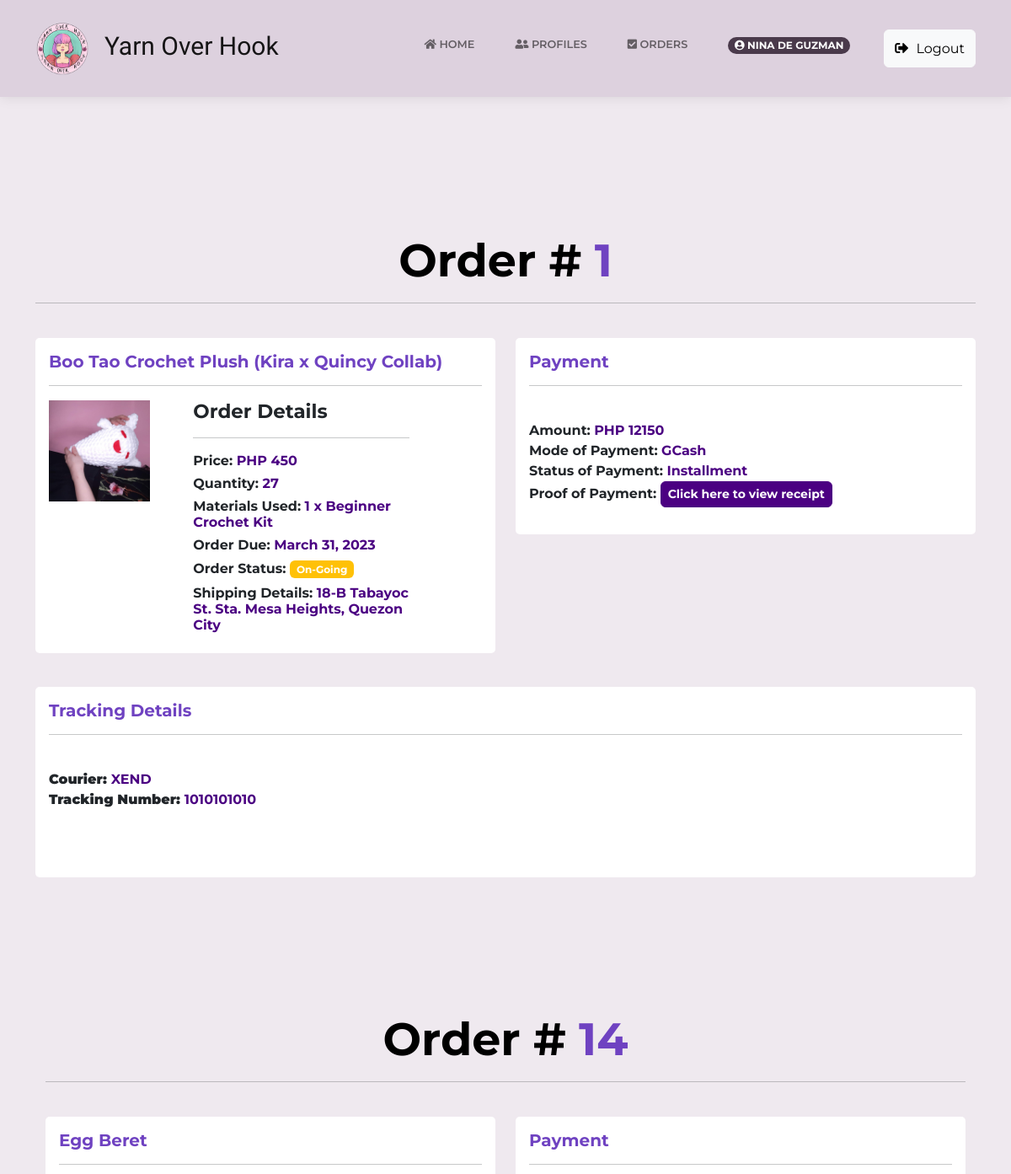
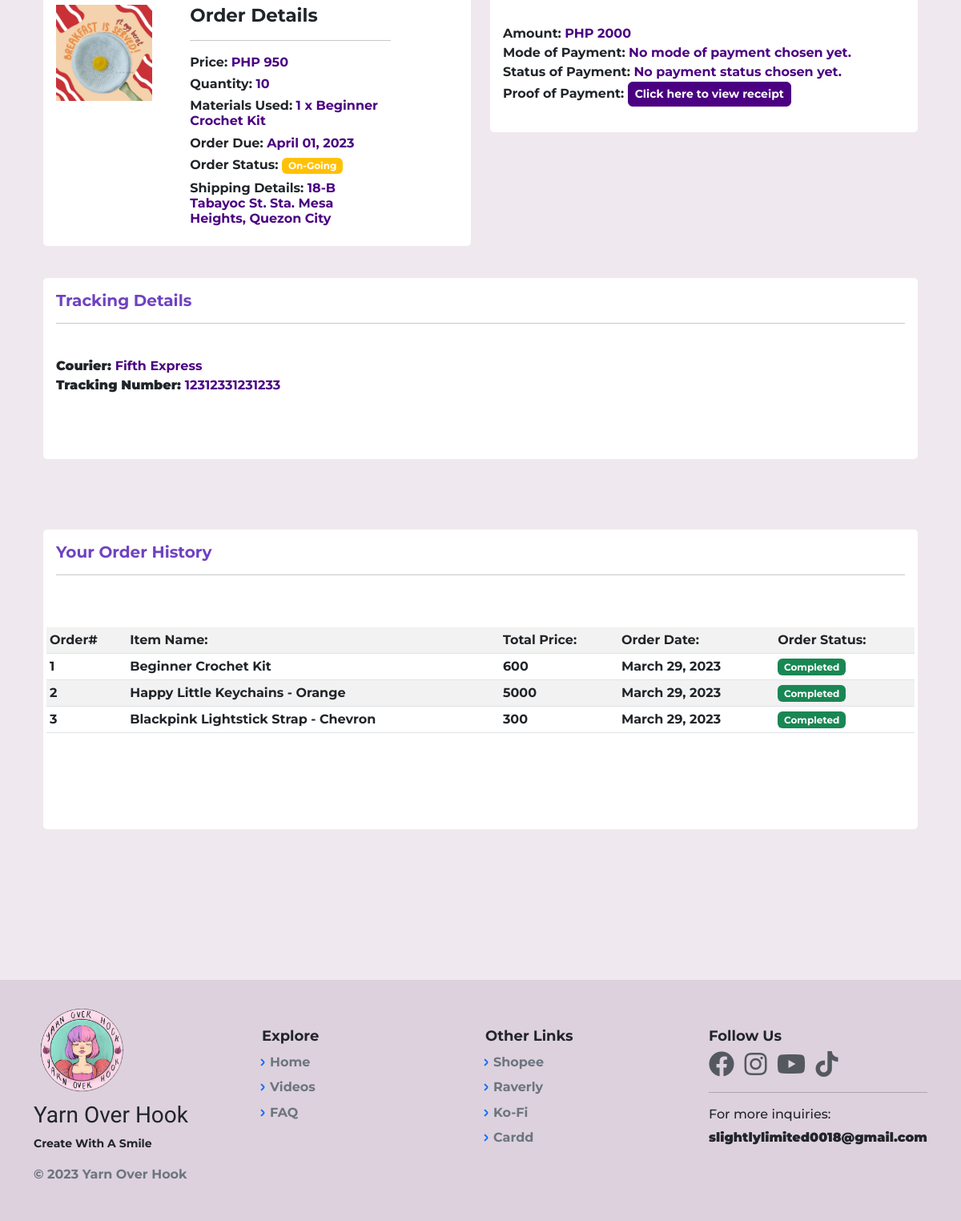
Page /OrderPageCust.php (signed in) on the earlier database version (2 pictures, top to bottom).
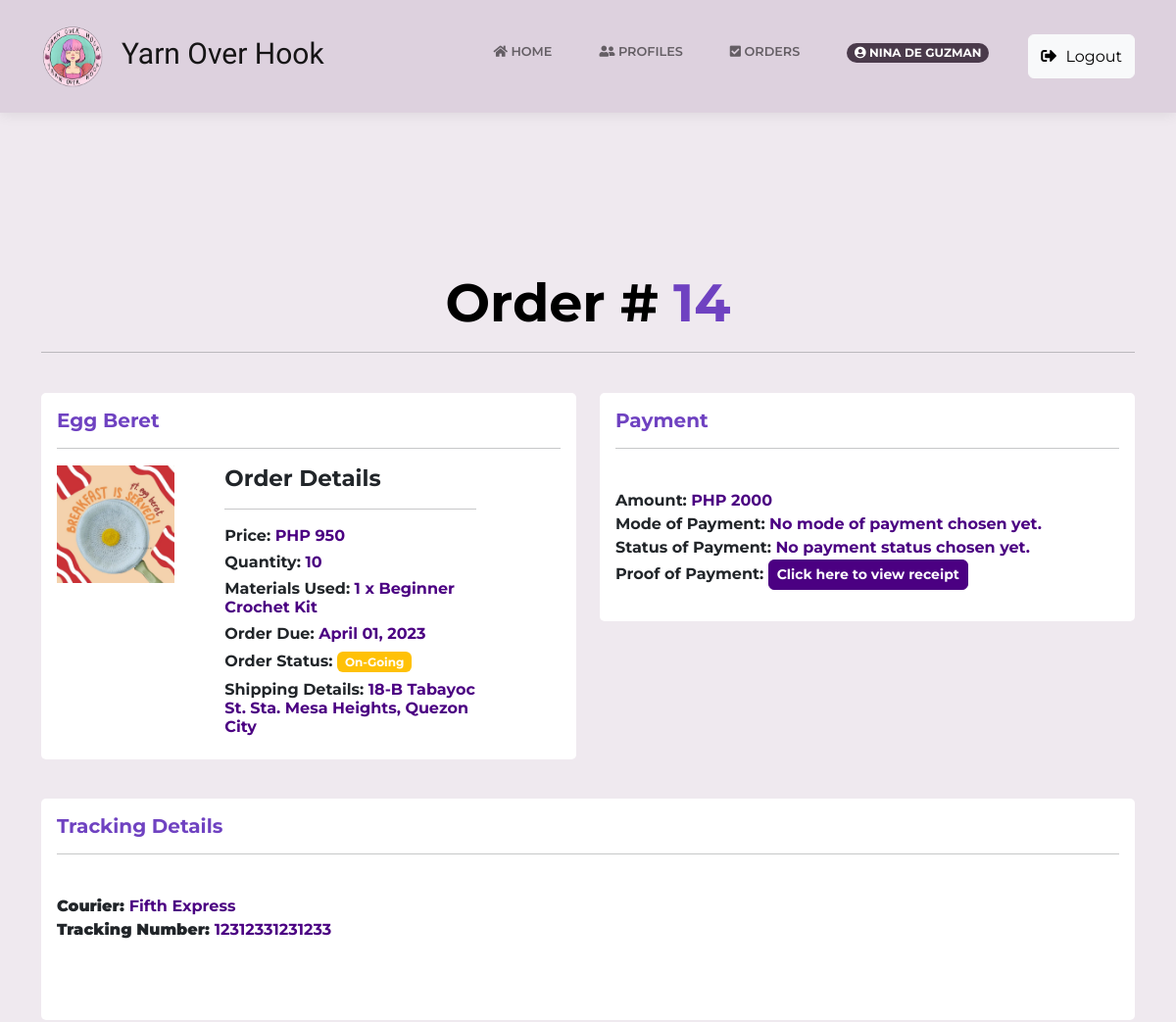
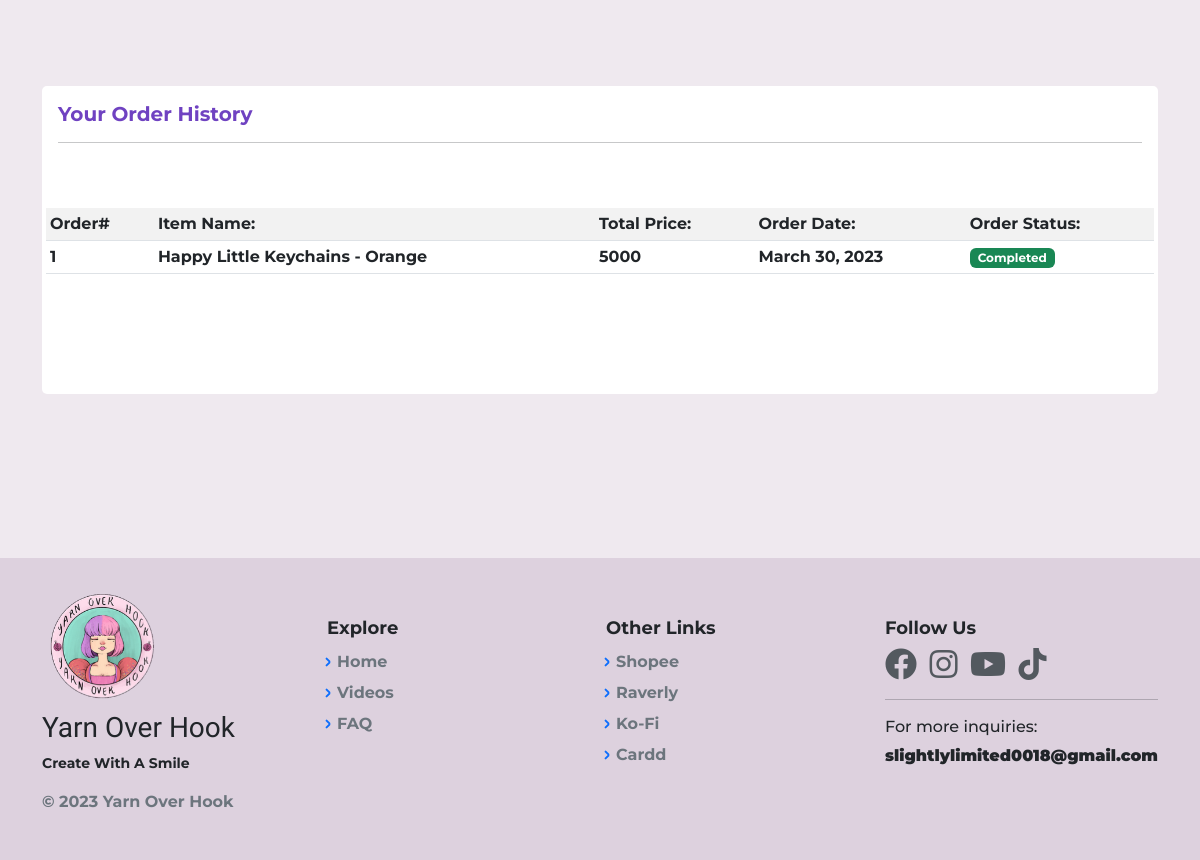
Same page on the later database version (2 pictures, top to bottom).
### tables this page shows
CREATE TABLE `orders_db` (
  `OrderID` bigint(20) NOT NULL,
  `ItemID` bigint(20) NOT NULL,
  `c_id` bigint(12) NOT NULL,
  `cust_status` int(11) NOT NULL DEFAULT 1,
  `OrderQty` int(11) NOT NULL,
  `OrderType` varchar(255) NOT NULL,
  `TypeID` int(11) NOT NULL,
  `OrderDate` timestamp NOT NULL DEFAULT current_timestamp() ON UPDATE current_timestamp(),
  `PaymentDue` date DEFAULT NULL,
  `OrderTotal` int(12) NOT NULL,
  `proof_img` varchar(255) NOT NULL,
  `p_mode` varchar(255) NOT NULL,
  `tracking_no` varchar(255) NOT NULL,
  `courier_id` varchar(255) NOT NULL,
  `pay_status` varchar(255) NOT NULL,
  `MaterialUsed` varchar(150) NOT NULL,
  `MaterialQty` int(20) NOT NULL
);

CREATE TABLE `inventory_db` (
  `id` bigint(20) NOT NULL,
  `ItemID` bigint(20) NOT NULL,
  `ItemName` varchar(100) NOT NULL,
  `ItemImg` varchar(255) NOT NULL,
  `ItemDesc` text NOT NULL,
  `ItemType` varchar(255) NOT NULL,
  `TypeID` int(11) NOT NULL,
  `ItemPrice` int(12) NOT NULL,
  `ItemQty` int(12) NOT NULL,
  `created_at` timestamp NOT NULL DEFAULT current_timestamp() ON UPDATE current_timestamp()
);

CREATE TABLE `cust_profile` (
  `id` bigint(20) NOT NULL,
  `c_id` bigint(12) NOT NULL,
  `c_name` varchar(60) NOT NULL,
  `c_label` varchar(255) NOT NULL,
  `region` varchar(60) NOT NULL,
  `city` varchar(60) NOT NULL,
  `street` varchar(60) NOT NULL,
  `barangay` varchar(60) NOT NULL,
  `phone_no` varchar(20) NOT NULL,
  `zip_code` int(12) NOT NULL,
  `unit_no` int(11) NOT NULL,
  `date` timestamp NOT NULL DEFAULT current_timestamp() ON UPDATE current_timestamp(),
  `address` varchar(150) NOT NULL,
  `login_id` bigint(12) NOT NULL,
  `unique_id` int(5) NOT NULL DEFAULT 1,
  `cust_status` int(1) NOT NULL DEFAULT 0
);

### OrderPageCust.php (the view, shortened to what the rows shown need)
<?php
    include("includes/dbh.inc.php");
    if(isset($_SESSION['login_id'])) {
		$id = mysqli_real_escape_string($con, $_SESSION['login_id']);
		$item = "SELECT * FROM orders_db INNER JOIN cust_profile
        ON orders_db.c_id = cust_profile.c_id INNER JOIN inventory_db
        ON orders_db.ItemID = inventory_db.ItemID  WHERE cust_profile.cust_status = '1' AND orders_db.c_id = $id AND orders_db.TypeID = '1'";
		$result_process = mysqli_query($con, $item);
		$orders = mysqli_fetch_all($result_process, MYSQLI_ASSOC);
        $item_history = "SELECT * FROM orders_db INNER JOIN cust_profile
        ON orders_db.c_id = cust_profile.c_id INNER JOIN inventory_db
        ON orders_db.ItemID = inventory_db.ItemID  WHERE cust_profile.cust_status = '1' AND orders_db.c_id = $id AND orders_db.TypeID = '2'";
		$result_past = mysqli_query($con, $item_history);
		$orders_past = mysqli_fetch_all($result_past, MYSQLI_ASSOC);
	}
    require 'layouts/Header.php';
?>
<body class="d-flex flex-column min-vh-100">
    <main class="page payment-page;">
        <section class="clean-block payment-form dark" style="background-color:#efe9ef;"><br><br>
        <?php if (!empty($orders)) { ?>
        <?php foreach($orders as $order): ?>
            <div class="container" style="color: var(--bs-btn-hover-border-color);">
                <div class="block-heading">
                    <h2 style="margin-bottom: 17.2px;font-size: 54px;text-align: center;margin-top:64px; color:black;font-weight:bold;"> Order # <span style="color: rgb(111, 66, 193);"><?php echo $order['OrderID']; ?> </h2><hr>
                </div>
            </div>
			<div class="container">
        <div class="row">
            <div class="col-lg-6 mb-4">
                <div class="card">
                    <div class="card-body">
                        <h5 class="card-title" style="font-weight:bold;color: rgb(111, 66, 193);"><?php echo $order['ItemName']; ?></h5><hr>
						<div class="image">
		<div class="column">
		<img src="<?php echo $order['ItemImg']; ?>" height="120px" width="120px"></div>
      </div>
        <div class="column" style="width:50%;">
	    <h6 style="font-weight:bold;font-size:23px"> Order Details </h6><hr>
        <h6 style="font-weight:bold"> Price:  <span style="color:indigo;"> PHP <?php echo $order['ItemPrice']; ?></span></h6>
        <h6 style="font-weight:bold" > Quantity: <span style="color:indigo;"><?php echo $order['OrderQty']; ?></span></h6>
        <h6 style="font-weight:bold" > Materials Used: <span style="color:indigo;"><?php echo $order['MaterialQty']; ?> x <?php echo $order['MaterialUsed']; ?></span></h6>
        <h6 style="font-weight:bold"> Order Due: <span style="font-weight:bold;color:indigo;"><?php echo date("F d, Y", strtotime($order['PaymentDue'])); ?></span></h6>
        <h6 style="font-weight:bold"> Order Status:  <span class="badge bg-warning"> <?php echo $order['OrderType']; ?> </span></h6>
        <h6 style="font-weight:bold;"> Shipping Details: <span style="font-weight:bold;color:indigo;"><?php echo $order['address']; ?></h6>
        </div>
		</div>
        </div>
        </div>
            <div class="col-lg-6 mb-4">
                <div class="card">
                    <div class="card-body">
                        <h5 ><a href="AddPaymentCust.php?id=<?php echo $order['OrderID']; ?>" style="font-weight:bold; text-decoration:none;color: rgb(111, 66, 193);">Payment</h5></a><hr>
                        <p class="card-text">
                            <br> <b style="font-weight:bold;">Amount:  <span style="font-weight:bold;color:indigo;"> PHP <?php echo $order['OrderTotal']; ?> </b>
							<br> <b style="font-weight:bold;">Mode of Payment:
                            <?php if (!empty($order['p_mode'])) { ?>
                                <span style="font-weight:bold;color:indigo; text-transform:capitalize;"> <?php echo $order['p_mode']; ?></span> </b>
                            <?php } else {  ?>
                                <span style="font-weight:bold;color:indigo;">No mode of payment chosen yet.</span> </b>
                            <?php } ?>
							<br> <b style="font-weight:bold;">Status of Payment:
                            <?php if (!empty($order['pay_status'])) { ?>
                                <span style="font-weight:bold;color:indigo; text-transform:capitalize;"><?php echo $order['pay_status']; ?></span> </b>
                            <?php } else {  ?>
                                <span style="font-weight:bold;color:indigo;">No payment status chosen yet.</span> </b>
                            <?php } ?>
							<br> <b style="font-weight:bold;">
                            Proof of Payment:
                            <?php if (!empty($order['proof_img'])) { ?>
                                <a class="btn btn-primary btn-sm rounded" href="<?php echo $order['proof_img']; ?>" style="font-weight:bold;background:indigo;border-color:indigo;"> Click here to view receipt </a>
                            <?php } else { ?>
                                <a class="btn btn-primary btn-sm rounded no-receipt" style="font-weight:bold;background:indigo;border-color:indigo;"> Click here to view receipt </a>
                            <?php }?>
                        </p>
                    </div>
                </div>
            </div>
        </div>
    </div>
	<div class="container">
        <div class="row">
            <div class="col-md-12 mb-4">
                <div class="card">
                    <div class="card-body">
                        <h5 class="card-title" style="font-weight:bold;color: rgb(111, 66, 193);">Tracking Details</h5><hr>
                        <p class="card-text">
                            <br> <b>Courier: </b>
                            <?php if (!empty($order['courier_id'])) { ?>
                            <span style="font-weight:bold;color:indigo;"><?php echo $order['courier_id']; ?> </span>
                            <?php } else { ?>
                            <span style="font-weight:bold;color:indigo;">No courier selected yet. </span>
                            <?php } ?>
                            <br> <b>Tracking Number: </b>
                            <?php if (!empty($order['tracking_no'])) { ?>
							<span style="font-weight:bold;color:indigo;"><?php echo $order['tracking_no']; ?> </span>
                            <?php } else { ?>
                            <span style="font-weight:bold;color:indigo;">No tracking number added yet. </span>
                            <?php } ?>
							<br> <br>
                        </p>
						<br>
                    </div>
                </div>
                <?php endforeach; ?>
            </div>
            <?php } else { ?>
                <div class="container my-5">
                    <h2 class="card-text" style="font-weight:bold;"> You have no orders in process. Please place an order. </h2>
                </div>
        <?php } ?>
        <div class="container my-5">
            <div class="col-md-12">
                <div class="card">
                    <div class="card-body">
                        <?php if (!empty($orders_past)) { ?>
                            <p class="card-text">
                                <div class="row">
                                    <table class="table table-striped table-hover table-sm mt-5">
                                    <tr>
                                        <th> Order# </th>
                                        <th> Item Name: </th>
                                        <th> Total Price: </th>
                                        <th> Order Date: </th>
                                        <th> Order Status: </th>
                                    </tr>
                                <?php $loop=1; foreach($orders_past as $history): ?>
                                    <tr><td>  <?php echo $loop; ?> </td>
                                    <td>  <?php echo $history['ItemName']; ?> </td>
                                    <td> <?php echo $history['OrderTotal']; ?> </td>
                                    <td> <?php echo date("F d, Y", strtotime($history['OrderDate'])); ?> </td>
                                    <td> <span class="badge bg-success"><?php echo $history['OrderType']; ?> </span> </td></tr>
                                <?php $loop++; endforeach; ?>
                                </table>
                                </div>
                            <br> <br>
                            </p>
                        <?php } else { ?>
                            <p class="card-text"> No completed order history available for your account. </p>
                        <?php } ?>
						<br>
                    </div>
                </div>
            </div>
                </div>
            </div>
        </div>
        </section>
    </main>
<?php require 'layouts/Footer.php';?>

Differences in the rows shown:
removed orders_db: OrderID "1", inventory_db.ItemName "Boo Tao Crochet Plush (Kira x Quincy Collab)", inventory_db.ItemImg (picture), inventory_db.ItemPrice "450", OrderQty "27", MaterialQty "1", MaterialUsed "Beginner Crochet Kit", PaymentDue "March 31, 2023", OrderType "On-Going", cust_profile.address "18-B Tabayoc St. Sta. Mesa Heights, Quezon City", OrderTotal "12150", p_mode "GCash", pay_status "Installment", courier "XEND", tracking_no "1010101010", shown under "NINA DE GUZMAN"
removed orders_db: inventory_db.ItemName "Beginner Crochet Kit", OrderTotal "600", OrderDate "March 29, 2023", OrderType "Completed", shown under "Your Order History"
removed orders_db: inventory_db.ItemName "Blackpink Lightstick Strap - Chevron", OrderTotal "300", OrderDate "March 29, 2023", OrderType "Completed", shown under "Your Order History"
changed orders_db "Completed": OrderDate "March 29, 2023" → "March 30, 2023"
